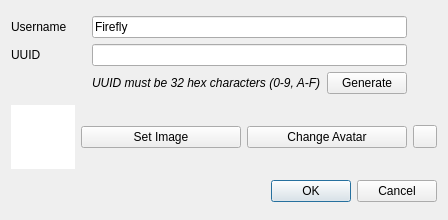
<?xml version="1.0" encoding="UTF-8"?>
<ui version="4.0">
 <class>NewUserDialog</class>
 <widget class="QDialog" name="NewUserDialog">
  <property name="geometry">
   <rect>
    <x>0</x>
    <y>0</y>
    <width>448</width>
    <height>220</height>
   </rect>
  </property>
  <property name="windowTitle">
   <string>New User</string>
  </property>
  <layout class="QGridLayout" name="gridLayout_2">
   <item row="2" column="1" colspan="3">
    <widget class="QDialogButtonBox" name="buttonBox">
     <property name="orientation">
      <enum>Qt::Orientation::Horizontal</enum>
     </property>
     <property name="standardButtons">
      <set>QDialogButtonBox::StandardButton::Cancel|QDialogButtonBox::StandardButton::Ok</set>
     </property>
    </widget>
   </item>
   <item row="1" column="2">
    <widget class="QPushButton" name="setAvatar">
     <property name="text">
      <string>Change Avatar</string>
     </property>
    </widget>
   </item>
   <item row="1" column="1">
    <widget class="QPushButton" name="selectImage">
     <property name="text">
      <string>Set Image</string>
     </property>
    </widget>
   </item>
   <item row="1" column="3">
    <widget class="QToolButton" name="revert">
     <property name="text">
      <string/>
     </property>
    </widget>
   </item>
   <item row="0" column="0" colspan="4">
    <layout class="QGridLayout" name="gridLayout">
     <item row="1" column="0">
      <widget class="QLabel" name="label">
       <property name="text">
        <string>UUID</string>
       </property>
      </widget>
     </item>
     <item row="0" column="1" colspan="2">
      <widget class="QLineEdit" name="username">
       <property name="text">
        <string>Firefly</string>
       </property>
      </widget>
     </item>
     <item row="1" column="1" colspan="2">
      <widget class="QLineEdit" name="uuid"/>
     </item>
     <item row="0" column="0">
      <widget class="QLabel" name="label_2">
       <property name="text">
        <string>Username</string>
       </property>
      </widget>
     </item>
     <item row="2" column="1">
      <widget class="QLabel" name="label_3">
       <property name="font">
        <font>
         <italic>true</italic>
        </font>
       </property>
       <property name="text">
        <string>UUID must be 32 hex characters (0-9, A-F)</string>
       </property>
      </widget>
     </item>
     <item row="2" column="2">
      <widget class="QPushButton" name="generate">
       <property name="text">
        <string>Generate</string>
       </property>
      </widget>
     </item>
     <item row="1" column="3">
      <widget class="QLabel" name="uuidVerified">
       <property name="sizePolicy">
        <sizepolicy hsizetype="Fixed" vsizetype="Preferred">
         <horstretch>0</horstretch>
         <verstretch>0</verstretch>
        </sizepolicy>
       </property>
       <property name="minimumSize">
        <size>
         <width>24</width>
         <height>0</height>
        </size>
       </property>
      </widget>
     </item>
     <item row="0" column="3">
      <widget class="QLabel" name="usernameVerified">
       <property name="text">
        <string/>
       </property>
      </widget>
     </item>
    </layout>
   </item>
   <item row="1" column="0">
    <widget class="QGraphicsView" name="image">
     <property name="sizePolicy">
      <sizepolicy hsizetype="Expanding" vsizetype="Expanding">
       <horstretch>0</horstretch>
       <verstretch>0</verstretch>
      </sizepolicy>
     </property>
     <property name="minimumSize">
      <size>
       <width>64</width>
       <height>64</height>
      </size>
     </property>
     <property name="maximumSize">
      <size>
       <width>64</width>
       <height>64</height>
      </size>
     </property>
     <property name="frameShape">
      <enum>QFrame::Shape::NoFrame</enum>
     </property>
     <property name="frameShadow">
      <enum>QFrame::Shadow::Plain</enum>
     </property>
     <property name="verticalScrollBarPolicy">
      <enum>Qt::ScrollBarPolicy::ScrollBarAlwaysOff</enum>
     </property>
     <property name="horizontalScrollBarPolicy">
      <enum>Qt::ScrollBarPolicy::ScrollBarAlwaysOff</enum>
     </property>
     <property name="interactive">
      <bool>false</bool>
     </property>
    </widget>
   </item>
  </layout>
 </widget>
 <resources/>
 <connections>
  <connection>
   <sender>buttonBox</sender>
   <signal>accepted()</signal>
   <receiver>NewUserDialog</receiver>
   <slot>accept()</slot>
   <hints>
    <hint type="sourcelabel">
     <x>248</x>
     <y>254</y>
    </hint>
    <hint type="destinationlabel">
     <x>157</x>
     <y>274</y>
    </hint>
   </hints>
  </connection>
  <connection>
   <sender>buttonBox</sender>
   <signal>rejected()</signal>
   <receiver>NewUserDialog</receiver>
   <slot>reject()</slot>
   <hints>
    <hint type="sourcelabel">
     <x>316</x>
     <y>260</y>
    </hint>
    <hint type="destinationlabel">
     <x>286</x>
     <y>274</y>
    </hint>
   </hints>
  </connection>
 </connections>
</ui>
